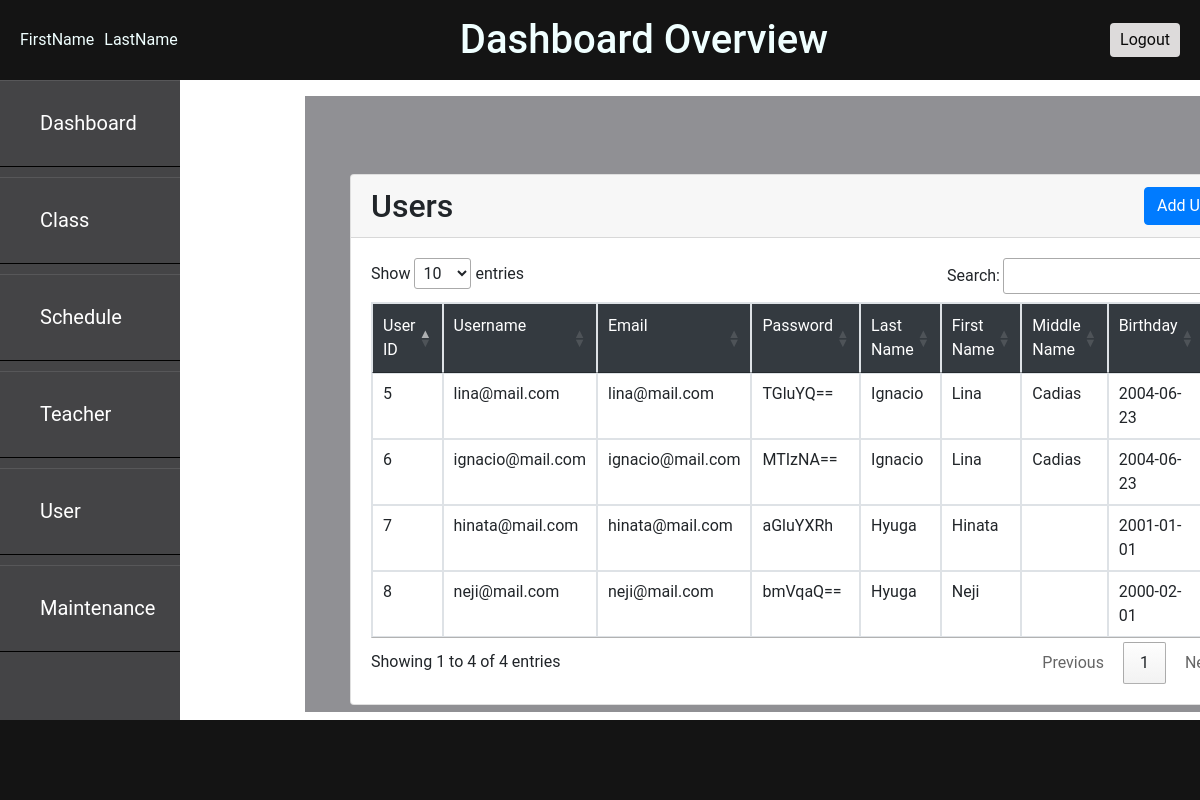
The page /users.php on the database its author committed.
### tables this page shows
CREATE TABLE `users` (
  `id` int(11) NOT NULL,
  `username` varchar(255) NOT NULL,
  `email` varchar(255) NOT NULL,
  `password` text NOT NULL,
  `lastName` varchar(255) NOT NULL,
  `firstName` varchar(255) NOT NULL,
  `middleName` varchar(255) NOT NULL,
  `birthday` text NOT NULL,
  `address` text NOT NULL,
  `mobile` text NOT NULL,
  `lastLogIn` bigint(20) NOT NULL,
  `dateCreated` bigint(20) NOT NULL
);

### users.php (the view, shortened to what this page needs)
<?php
require_once('config.php');
$query = "SELECT * FROM users";
$result = mysqli_query($conn, $query);
?>
<!DOCTYPE html>
<html lang="en">
<head>
    <link rel="stylesheet" type="text/css" href="https://cdn.datatables.net/1.11.5/css/jquery.dataTables.min.css">
    <link rel="stylesheet" href="https://stackpath.bootstrapcdn.com/bootstrap/4.5.2/css/bootstrap.min.css">
    <link rel="stylesheet" href="usersStyle.css">
</head>
<body>
    <div class="header">
        <h1>Dashboard Overview</h1>
        <div class="name-container">
            <p id="firstName">
                <?php echo isset($_COOKIE['firstName']) ? htmlspecialchars($_COOKIE['firstName']) : 'FirstName'; ?>
            </p>
            <p id="lastName">
                <?php echo isset($_COOKIE['lastName']) ? htmlspecialchars($_COOKIE['lastName']) : 'LastName'; ?>
            </p>
        </div>
        <div class="logout-container">
            <button id="logoutButton" onclick="window.location.href='LogOut.php'">Logout</button>
        </div>
    </div>
    <br><br><br><br><br>
    <div class="sidebar">
        <ul>
            <li><a href="Home.php" class="nav-link">Dashboard</a></li>
            <li><a href="#" class="nav-link">Class</a></li>
            <li><a href="#" class="nav-link">Schedule</a></li>
            <li><a href="#" class="nav-link">Teacher</a></li>
            <li><a href="users.php" class="nav-link">User</a></li>
            <li><a href="#" class="nav-link">Maintenance</a></li>
        </ul>
    </div>
    <br>
    <div class="main">
        <div class="container-fluid">
            <div class="row">
                <div class="col-12">
                    <div class="card mt-5">
                    <div class="d-flex justify-content-between align-items-center card-header">
                        <h2 class="display-6 text-center mb-0">Users</h2>
                        <button type="button" class="btn btn-primary" data-toggle="modal" data-target="#formModal">
                            Add User
                        </button>
                    </div>
                        <div class="card-body">
                            <table id="userTable" class="table table-bordered w-50">
                                <thead>
                                    <tr class="bg-dark text-white">
                                        <td>User ID</td>
                                        <td>Username</td>
                                        <td>Email</td>
                                        <td>Password</td>
                                        <td>Last Name</td>
                                        <td>First Name</td>
                                        <td>Middle Name</td>
                                        <td>Birthday</td>
                                    </tr>
                                </thead>
                                <tbody>
                                    <?php
                                        while($row = mysqli_fetch_assoc($result)){
                                    ?>
                                    <tr>
                                        <td><?php echo $row['id'] ?></td>
                                        <td><?php echo $row['username'] ?></td>
                                        <td><?php echo $row['email'] ?></td>
                                        <td><?php echo $row['password'] ?></td>
                                        <td><?php echo $row['lastName'] ?></td>
                                        <td><?php echo $row['firstName'] ?></td>
                                        <td><?php echo $row['middleName'] ?></td>
                                        <td><?php echo $row['birthday'] ?></td>
                                    </tr>
                                    <?php
                                        }
                                    ?>
                                </tbody>
                            </table>
                        </div>
                    </div>
                </div>
            </div>
        </div>
    </div>
    <div class="footer"></div>
</body>
</html>

### usersStyle.css (style rules this page uses)
body { font-family: 'Roboto', sans-serif; }
* { margin: 0; padding: 0; list-style: none; text-decoration: none; }
.sidebar { position: fixed; left: 0; width: 15%; height: 90%; background: rgb(68, 68, 70); margin-top: 0; top: 10%; }
.sidebar ul a { display: block; height: 100%; width: 100%; line-height: 65px; font-size: 20px; color: white; padding-left: 40px; box-sizing: border-box; border-top: 1px solid rgba(255,255,255,.1); border-bottom: 1px solid black; }
.header { display: flex; justify-content: space-between; align-items: center; padding: 0 20px; position: fixed; top: 0; left: 0; right: 0; height: 10%; background: rgb(20, 20, 20); color: azure; }
.header h1 { margin: 0; order: 2; flex-grow: 1; text-align: center; }
.name-container { display: flex; align-items: center; gap: 10px; order: 1; }
.logout-container { order: 3; }
.header p { margin: 0; }
#logoutButton { background-color: #dddbdb; color: rgb(10, 10, 10); border: none; padding: 5px 10px; border-radius: 4px; cursor: pointer; }
.footer { position: fixed; left: 0; bottom: 0; width: 250%; height: 10%; background: rgb(20, 20, 20); }
.main { display: flex; position: fixed; width: 83%; left: 305px; height: 77%; background: rgb(144, 144, 148); padding: 30px; justify-content: space-between; justify-content: space-around; top: 12%; }
.sidebar ul { list-style: none; padding: 0; }
.sidebar ul li { margin-bottom: 10px; }
.nav-link { text-decoration: none; color: black; padding: 10px; display: block; }

### rows shown on the page
users: id "5", username "lina@mail.com", email "lina@mail.com", password "TGluYQ==", lastName "Ignacio", firstName "Lina", middleName "Cadias", birthday "2004-06-23"
users: id "6", username "ignacio@mail.com", email "ignacio@mail.com", password "MTIzNA==", lastName "Ignacio", firstName "Lina", middleName "Cadias", birthday "2004-06-23"
users: id "7", username "hinata@mail.com", email "hinata@mail.com", password "aGluYXRh", lastName "Hyuga", firstName "Hinata", birthday "2001-01-01"
users: id "8", username "neji@mail.com", email "neji@mail.com", password "bmVqaQ==", lastName "Hyuga", firstName "Neji", birthday "2000-02-01"
